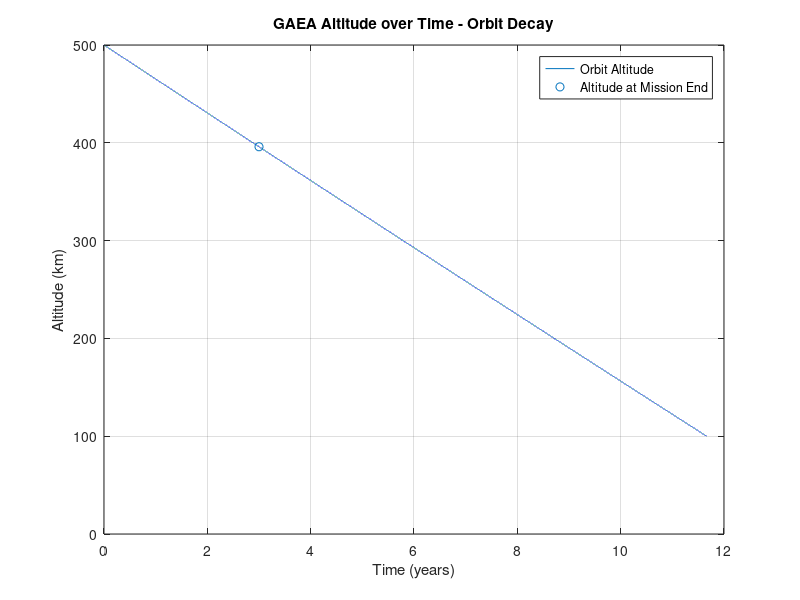

MATLAB code to generate this figure:
%%%%%%%%%%%%%%%%%%%%%%%%%%%%%%%%%%%%%%%%%%%%%%%%%%%
%   orbitDecay2.m
%   Miles DeWaele 12/1/2020
%
%   This script determines the orbit decay of a satellite
%   considering area, mass, altitude, and drag coeff
%
%%%%%%%%%%%%%%%%%%%%%%%%%%%%%%%%%%%%%%%%%%%%%%%%%%%
close all; clear; clc;

%% INITIALIZATION
h = 500000; % altitude in m
A = 0.74; % area  in m^2
m = 32.4; % mass in kg
Re = 6378000; % m
mu = 3.99e14; % m^3/s^2
Cd = 1.5; % drag coefficient
rho = 6.15e-13; % atmospheric density (from text) in kg/m3
a = 6878000; % SMA in m
totalTime = 0;
%m/Cd/A


%% CALCULATIONS
r = h + Re;
V = sqrt(mu/r);
T = 2 * pi * sqrt(a^3/mu);
fprintf("Initial Altitude: %.2f km\n", a/1000-6378);
fprintf("Initial Velocity: %.2f km/s\n", V/1000);
fprintf("Initial Period: %.2f s\n", T);
fprintf("---------------------------------\n");
i = 1;
final = false;
altitude = h/1000.0;

while altitude > 100
    T = 2 * pi * sqrt(a^3/mu) / 86400;
    totalTime = totalTime + T;
    dV = pi*(Cd*A/m)*rho*a*V;
    V = V + dV;
    %a = mu / V^2;
    dA = -2*pi*(Cd*A/m)*rho*a^2;
    a = a + dA;
    altitude = (a-Re)/1000.0;
    altArr(i) = altitude;
    velArr(i) = V;
    delVelArr(i) = dV;
    timeArr(i) = totalTime / 365.0;
    i=i+1;
    if totalTime >= 1095 && final == false
        fprintf("Final Altitude: %.2f km\n", a/1000-6378);
        fprintf("Final Velocity: %.2f km/s\n", V/1000);
        fprintf("Final Period: %.2f s\n", T * 86400);
        index = i;
        final = true;
    end
end


%% OUTPUT
fprintf("\nTime to reentry (100 km): %.2f years\n", totalTime /365.0);

figure;
plot(timeArr, altArr);
hold on;
scatter(timeArr(index), altArr(index));
legend("Orbit Altitude", "Altitude at Mission End");
grid on;
title("GAEA Altitude over Time - Orbit Decay");
xlabel("Time (years)");
ylabel("Altitude (km)");


